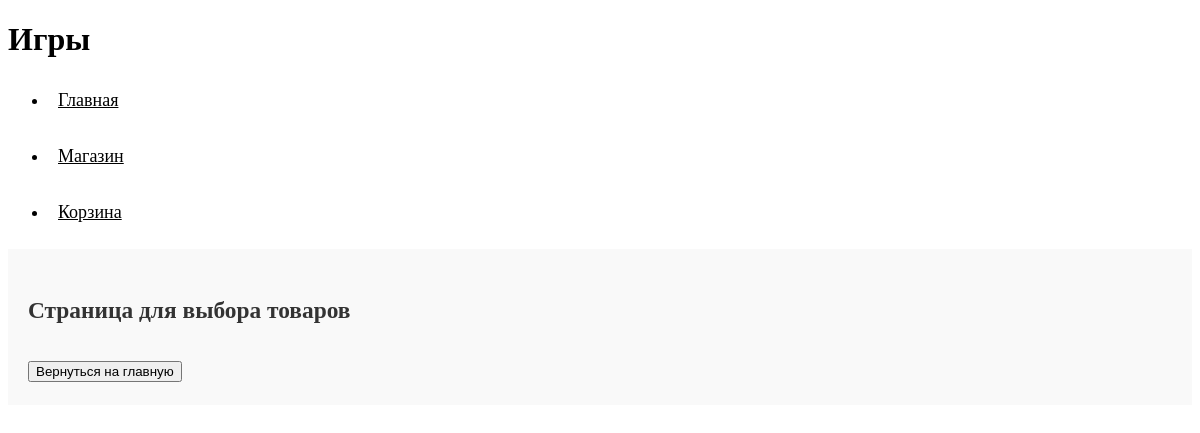
The app's page /shop/, older data.
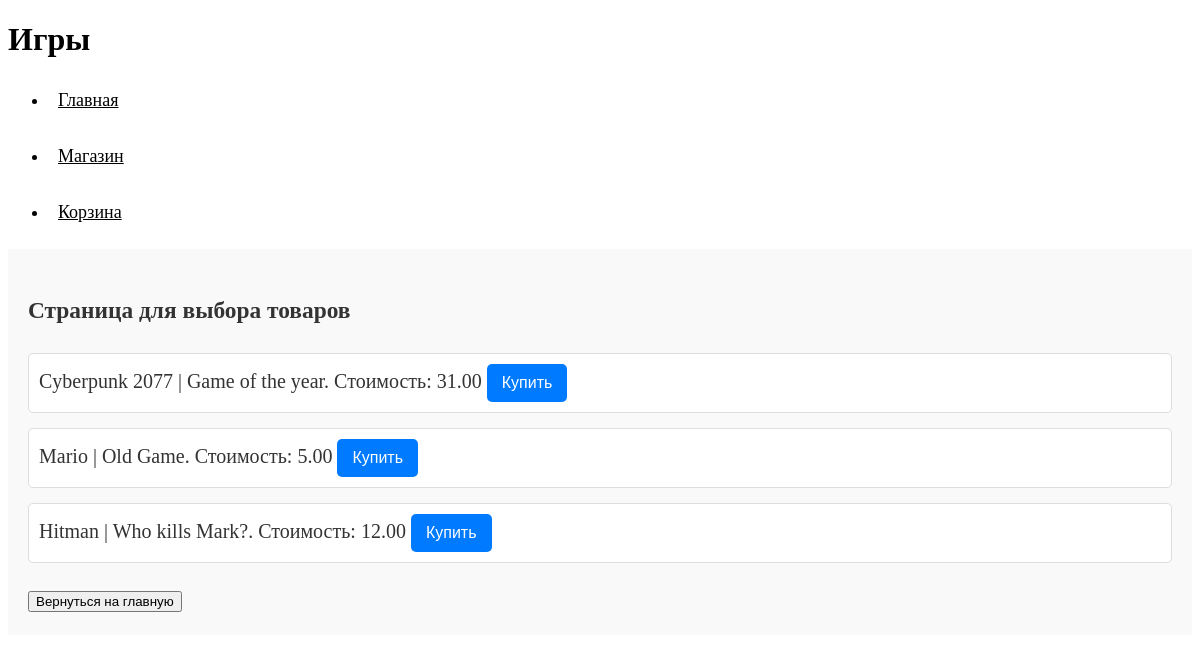
The same page, newer data.
### task1/models.py (models this page shows, shortened)
class Game(models.Model):
    title = models.CharField(max_length=200)
    cost = models.DecimalField(max_digits=10, decimal_places=2)
    size = models.DecimalField(max_digits=6, decimal_places=2)
    description = models.TextField()  # описание с неограниченным количеством текста
    age_limited = models.BooleanField(default=False)  # ограничение по возрасту 18+ (булево поле по дефолту False)
    buyer = models.ManyToManyField(Buyer, related_name='games')

### task1/views.py (the view)
# urls.py: path('shop/', shop_games, name='shop'),  # Магазин
def shop_games(request):
    products = Game.objects.all()  # Получаем все записи из модели Game
    return render(request, 'games.html', {'products': products})

### templates/first_task/games.html (shortened to what this page needs)
{% extends "menu.html" %}
{% block pagename %}Игры{% endblock %}
{% block main_content %}
    <h3>Страница для выбора товаров</h3>
    <ul class="product-list">
        {% for game in products %}
            <li>
                {{ game.title }} | {{ game.description }}. Стоимость: {{ game.cost }}
                <button class="buy-button">Купить</button>
            </li>
        {% endfor %}
    </ul>
    <a href="/platform"><button>Вернуться на главную</button></a>
{% endblock %}

### templates/first_task/menu.html (shortened to what this page needs)
<!DOCTYPE html>
<html lang="ru">
<head>
</head>
<body>
    <div>
        <h1>{% block pagename %}Заголовок страницы{% endblock %}</h1>
    </div>
    <nav>
        <ul>
            <li><a href="/platform">Главная</a></li>
            <li><a href="/shop/">Магазин</a></li>
            <li><a href="/cart/">Корзина</a></li>
        </ul>
    </nav>
    <div class="main-content">
        {% block main_content %}{% endblock %}
    </div>
</body>
</html>

### templates/first_task/menu.html (style rules this page uses)
nav ul li { margin-bottom: 15px; }
nav ul li a { font-size: 18px; color: #000; transition: color 0.3s ease; display: block; padding: 10px; }
.main-content { font-size: 20px; color: #333; line-height: 1.6; padding: 20px; background-color: #f9f9f9; }
.product-list { list-style-type: none; padding: 0; margin: 20px 0; }
.product-list li { margin-bottom: 15px; padding: 10px; border: 1px solid #ddd; border-radius: 5px; background-color: #fff; transition: box-shadow 0.3s; }
.buy-button { padding: 10px 15px; font-size: 16px; color: #fff; background-color: #007bff; border: none; border-radius: 5px; cursor: pointer; transition: background-color 0.3s; }

Row changes from the older to the newer data that the page shows:
added Game: title "Cyberpunk 2077", description "Game of the year", cost "31.00"
added Game: title "Mario", description "Old Game", cost "5.00"
added Game: title "Hitman", description "Who kills Mark?", cost "12.00"
